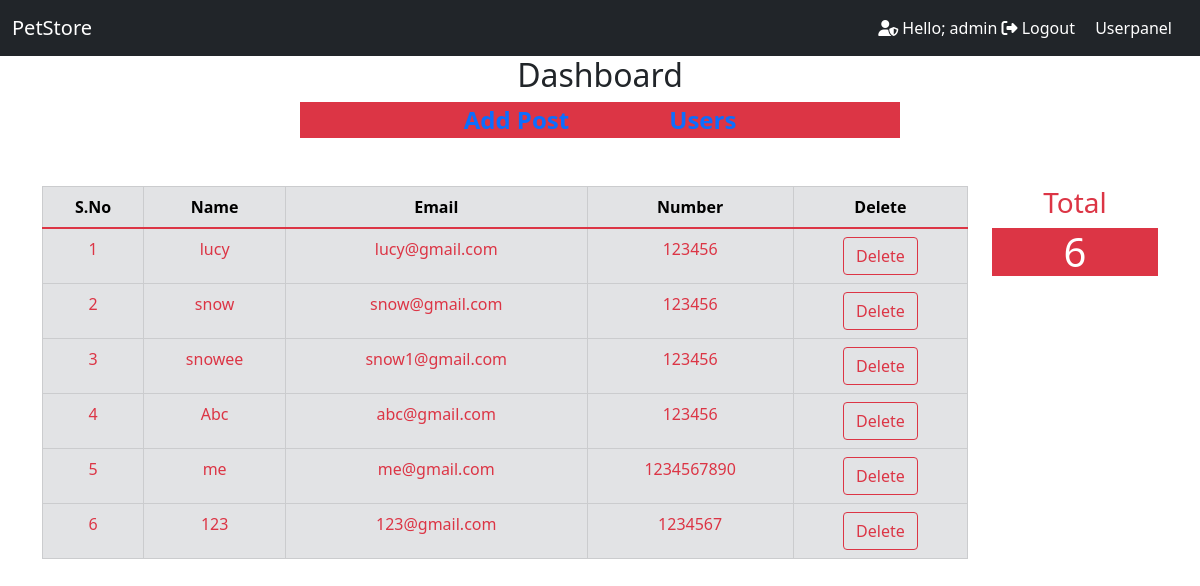
Page /admin/user.php (signed in) on the committed database.
### tables this page shows
CREATE TABLE `tbluser` (
  `Id` int(11) NOT NULL,
  `Username` varchar(100) NOT NULL,
  `Email` varchar(100) NOT NULL,
  `Number` varchar(200) NOT NULL,
  `Password` varchar(100) NOT NULL
);

### admin/user.php (the view, shortened to what this page needs)
<!DOCTYPE html>
<html lang="en">
<head>
    <link href="https://cdn.jsdelivr.net/npm/bootstrap@5.1.3/dist/css/bootstrap.min.css" rel="stylesheet">
</head>
<body>
<?php
include 'mystore.php';
$con=mysqli_connect('localhost','root','','Ecommerce');
$Record=mysqli_query($con,"SELECT * FROM `tbluser`");
$row_count=mysqli_num_rows($Record);
?>
<div class="container mt-5">
<div class="row">
    <div class="col-md-10">
    <table class="table table-secondary table-bordered">
        <thead class="text-center">
           <th>S.No</th>
           <th>Name</th>
           <th>Email</th>
           <th>Number</th>
           <th>Delete</th>
</thead>
<tbody class="text-center text-danger">
    <?php
    $i=0;
    ?>
<?php
     while($row=mysqli_fetch_array($Record)){
        echo"
        <tr>
        <td> ";?> <?php echo ++$i;?> <?php echo"</td>
        <td>$row[Username]</td>
        <td>$row[Email]</td>
        <td>$row[Number]</td>
        <td><a href='delete.php? ID=$row[Id]' class='btn btn-outline-danger'>Delete</a></td>
        </tr>";
     }
?>
</tbody>
</table>
</div>
<div class="col-md-2 pr-5text-center">
<h3 class="text-danger text-center">Total</h3>
<h1 class="bg-danger text-white text-center"> <?php echo $row_count?> </h1>
    </div>
    </div>
    </div>
</body>
</html>

### rows in the picture
tbluser: Username "lucy", Email "lucy@gmail.com", Number "123456"
tbluser: Username "snow", Email "snow@gmail.com", Number "123456"
tbluser: Username "snowee", Email "snow1@gmail.com", Number "123456"
tbluser: Username "Abc", Email "abc@gmail.com", Number "123456"
tbluser: Username "me", Email "me@gmail.com", Number "1234567890"
tbluser: Username "123", Email "123@gmail.com", Number "1234567"

### other values in the picture
$_SESSION['admin'] "admin"
$row_count "6"
